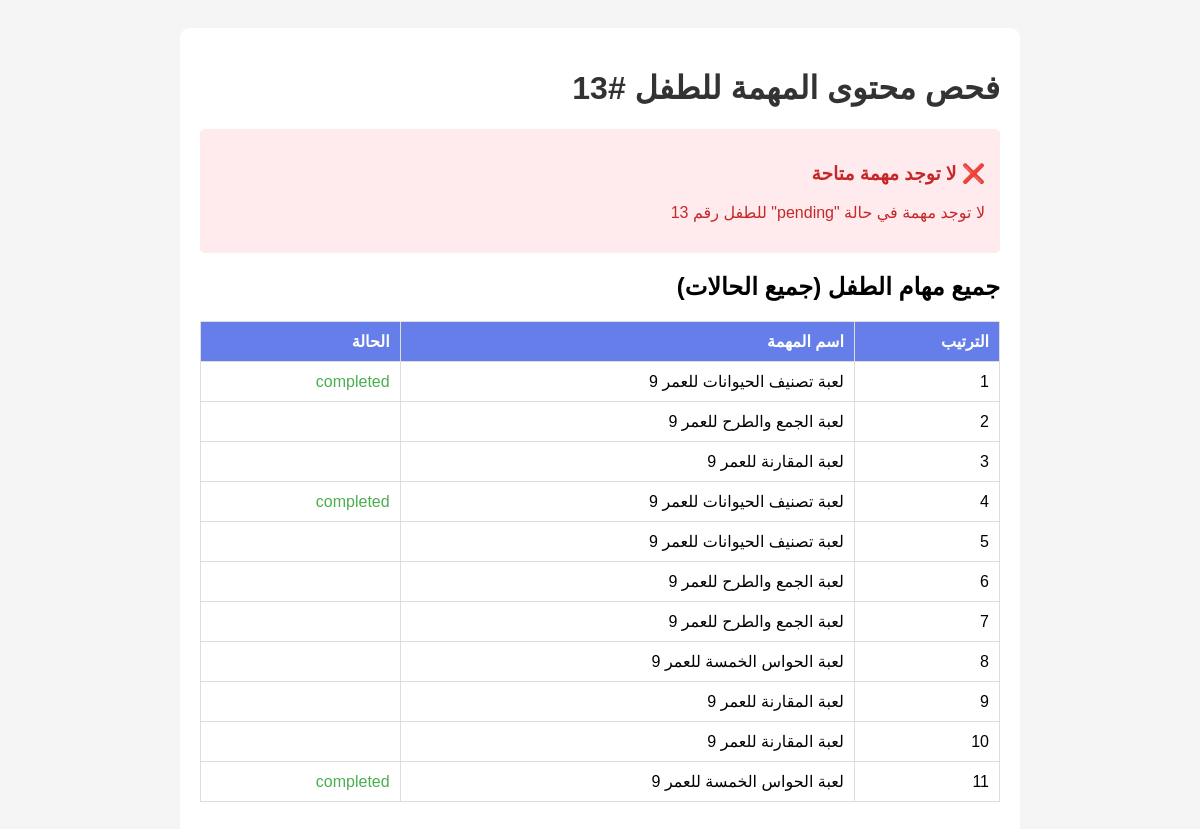
The app's page /check_task_content.php?child_id=13 with its own data.
### tables this page shows
CREATE TABLE `tasks` (
  `task_id` int(11) NOT NULL,
  `parent_id` int(11) DEFAULT NULL,
  `child_id` int(11) DEFAULT NULL,
  `content_id` int(11) NOT NULL,
  `task_name` varchar(200) NOT NULL,
  `task_name_ar` varchar(200) NOT NULL,
  `description` text DEFAULT NULL COMMENT 'وصف المهمة',
  `duration_minutes` int(11) DEFAULT 10 COMMENT 'المدة بالدقائق',
  `order_index` int(11) DEFAULT 0 COMMENT 'ترتيب المهمة',
  `status` enum('pending','in_progress','completed','skipped') DEFAULT 'pending' COMMENT 'حالة المهمة',
  `time_completed` int(11) DEFAULT NULL COMMENT 'الوقت المستغرق بالدقائق',
  `parent_note` text DEFAULT NULL COMMENT 'ملاحظات الأهل',
  `created_at` timestamp NOT NULL DEFAULT current_timestamp()
);

### check_task_content.php (the view, shortened to what this page needs)
<?php
require_once 'config/database.php';
$child_id = isset($_GET['child_id']) ? (int)$_GET['child_id'] : 0;
try {
    $stmt = $pdo->prepare("
        SELECT
            t.task_id,
            t.task_name,
            t.task_name_ar,
            t.description,
            t.duration_minutes,
            t.status,
            t.order_index,
            c.content_id,
            c.content_name,
            c.content_name_ar,
            c.content_url,
            c.content_type,
            c.icon
        FROM tasks t
        JOIN content c ON t.content_id = c.content_id
        WHERE t.child_id = ?
        AND t.status = 'pending'
        ORDER BY t.order_index ASC
        LIMIT 1
    ");
    $stmt->execute([$child_id]);
    $task = $stmt->fetch(PDO::FETCH_ASSOC);
    echo '<!DOCTYPE html>
    <html lang="ar" dir="rtl">
    <head>
        <meta charset="UTF-8">
        <title>فحص محتوى المهمة</title>
        <style>
            body { font-family: Arial, sans-serif; padding: 20px; background: #f5f5f5; }
            .container { background: white; padding: 20px; border-radius: 10px; max-width: 800px; margin: 0 auto; }
            h1 { color: #333; }
            .info { background: #e3f2fd; padding: 15px; border-radius: 5px; margin: 10px 0; }
            .error { background: #ffebee; padding: 15px; border-radius: 5px; margin: 10px 0; color: #c62828; }
            .success { background: #e8f5e9; padding: 15px; border-radius: 5px; margin: 10px 0; color: #2e7d32; }
            table { width: 100%; border-collapse: collapse; margin: 20px 0; }
            th, td { padding: 10px; text-align: right; border: 1px solid #ddd; }
            th { background: #667eea; color: white; }
            .url { word-break: break-all; }
        </style>
    </head>
    <body>
        <div class="container">
            <h1>فحص محتوى المهمة للطفل #' . $child_id . '</h1>';
    if ($task) {
        echo '<div class="success">
            <h3>✅ تم العثور على مهمة</h3>
        </div>';
        echo '<table>
            <tr><th>المعلومة</th><th>القيمة</th></tr>
            <tr><td>معرف المهمة</td><td>' . htmlspecialchars($task['task_id']) . '</td></tr>
            <tr><td>اسم المهمة (عربي)</td><td>' . htmlspecialchars($task['task_name_ar']) . '</td></tr>
            <tr><td>المدة (دقائق)</td><td>' . htmlspecialchars($task['duration_minutes']) . '</td></tr>
            <tr><td>الترتيب</td><td>' . htmlspecialchars($task['order_index']) . '</td></tr>
            <tr><td>معرف المحتوى</td><td>' . htmlspecialchars($task['content_id']) . '</td></tr>
            <tr><td>اسم المحتوى</td><td>' . htmlspecialchars($task['content_name_ar']) . '</td></tr>
            <tr><td>نوع المحتوى</td><td>' . htmlspecialchars($task['content_type'] ?? 'غير محدد') . '</td></tr>
            <tr><td><strong>رابط المحتوى (content_url)</strong></td><td class="url">' .
                ($task['content_url'] ? '<span style="color: green;">' . htmlspecialchars($task['content_url']) . '</span>' :
                '<span style="color: red;">❌ فارغ أو غير موجود</span>') . '</td></tr>
        </table>';
        if (empty($task['content_url']) || trim($task['content_url']) === '') {
            echo '<div class="error">
                <h3>⚠️ المشكلة: رابط المحتوى فارغ!</h3>
                <p>يجب تحديث جدول <code>content</code> وإضافة <code>content_url</code> للمحتوى رقم ' . $task['content_id'] . '</p>
                <p><strong>استخدم هذا الاستعلام:</strong></p>
                <pre style="background: #f5f5f5; padding: 10px; border-radius: 5px;">
UPDATE content
SET content_url = \'html/arabic_game.html\'
WHERE content_id = ' . $task['content_id'] . ';
                </pre>
            </div>';
        } else {
            echo '<div class="success">
                <h3>✅ رابط المحتوى موجود</h3>
                <p>الرابط: <a href="' . htmlspecialchars($task['content_url']) . '" target="_blank">' . htmlspecialchars($task['content_url']) . '</a></p>
            </div>';
        }
        $stmt2 = $pdo->prepare("
            SELECT
                t.task_id,
                t.task_name_ar,
                t.order_index,
                t.status,
                c.content_url
            FROM tasks t
            JOIN content c ON t.content_id = c.content_id
            WHERE t.child_id = ?
            ORDER BY t.order_index ASC
        ");
        $stmt2->execute([$child_id]);
        $allTasks = $stmt2->fetchAll(PDO::FETCH_ASSOC);
        echo '<h2>جميع مهام الطفل</h2>';
        echo '<table>
            <tr>
                <th>الترتيب</th>
                <th>اسم المهمة</th>
                <th>الحالة</th>
                <th>رابط المحتوى</th>
            </tr>';
        foreach ($allTasks as $t) {
            $statusColor = $t['status'] === 'pending' ? '#ff9800' : ($t['status'] === 'completed' ? '#4caf50' : '#2196f3');
            echo '<tr>
                <td>' . $t['order_index'] . '</td>
                <td>' . htmlspecialchars($t['task_name_ar']) . '</td>
                <td><span style="color: ' . $statusColor . ';">' . htmlspecialchars($t['status']) . '</span></td>
                <td class="url">' . ($t['content_url'] ? htmlspecialchars($t['content_url']) : '<span style="color: red;">❌ فارغ</span>') . '</td>
            </tr>';
        }
        echo '</table>';
    } else {
        echo '<div class="error">
            <h3>❌ لا توجد مهمة متاحة</h3>
            <p>لا توجد مهمة في حالة "pending" للطفل رقم ' . $child_id . '</p>
        </div>';
        $stmt2 = $pdo->prepare("
            SELECT
                t.task_id,
                t.task_name_ar,
                t.order_index,
                t.status
            FROM tasks t
            WHERE t.child_id = ?
            ORDER BY t.order_index ASC
        ");
        $stmt2->execute([$child_id]);
        $allTasks = $stmt2->fetchAll(PDO::FETCH_ASSOC);
        if (count($allTasks) > 0) {
            echo '<h2>جميع مهام الطفل (جميع الحالات)</h2>';
            echo '<table>
                <tr>
                    <th>الترتيب</th>
                    <th>اسم المهمة</th>
                    <th>الحالة</th>
                </tr>';
            foreach ($allTasks as $t) {
                $statusColor = $t['status'] === 'pending' ? '#ff9800' : ($t['status'] === 'completed' ? '#4caf50' : '#2196f3');
                echo '<tr>
                    <td>' . $t['order_index'] . '</td>
                    <td>' . htmlspecialchars($t['task_name_ar']) . '</td>
                    <td><span style="color: ' . $statusColor . ';">' . htmlspecialchars($t['status']) . '</span></td>
                </tr>';
            }
            echo '</table>';
        }
    }
    echo '</div></body></html>';
} catch(PDOException $e) {
    echo '<div class="error">
        <h3>❌ خطأ في قاعدة البيانات</h3>
        <p>' . htmlspecialchars($e->getMessage()) . '</p>
    </div>';
}
?>

### check_task_content.php (style rules this page uses)
body { font-family: Arial, sans-serif; padding: 20px; background: #f5f5f5; }
.container { background: white; padding: 20px; border-radius: 10px; max-width: 800px; margin: 0 auto; }
h1 { color: #333; }
.error { background: #ffebee; padding: 15px; border-radius: 5px; margin: 10px 0; color: #c62828; }
table { width: 100%; border-collapse: collapse; margin: 20px 0; }
th, td { padding: 10px; text-align: right; border: 1px solid #ddd; }
th { background: #667eea; color: white; }

### records on screen
tasks: order_index "1", task_name_ar "لعبة تصنيف الحيوانات للعمر 9", status "completed"
tasks: order_index "2", task_name_ar "لعبة الجمع والطرح للعمر 9"
tasks: order_index "3", task_name_ar "لعبة المقارنة للعمر 9"
tasks: order_index "4", task_name_ar "لعبة تصنيف الحيوانات للعمر 9", status "completed"
tasks: order_index "5", task_name_ar "لعبة تصنيف الحيوانات للعمر 9"
tasks: order_index "6", task_name_ar "لعبة الجمع والطرح للعمر 9"
tasks: order_index "7", task_name_ar "لعبة الجمع والطرح للعمر 9"
tasks: order_index "8", task_name_ar "لعبة الحواس الخمسة للعمر 9"
tasks: order_index "9", task_name_ar "لعبة المقارنة للعمر 9"
tasks: order_index "10", task_name_ar "لعبة المقارنة للعمر 9"
tasks: order_index "11", task_name_ar "لعبة الحواس الخمسة للعمر 9", status "completed"

### other values on screen
$child_id "13"
